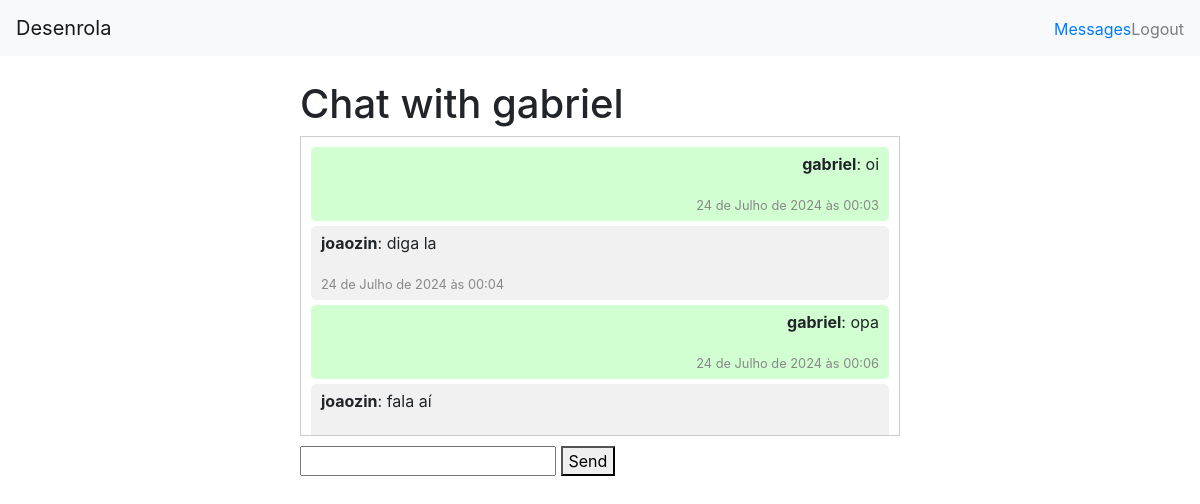
Page /chat/1/ (signed in) on the committed database.
### services/models.py (models this page shows, shortened)
class Chat(models.Model):
    customer = models.ForeignKey(User, related_name='customer_chats', on_delete=models.CASCADE)
    provider = models.ForeignKey(User, related_name='provider_chats', on_delete=models.CASCADE)
    created_at = models.DateTimeField(auto_now_add=True)

class Message(models.Model):
    chat = models.ForeignKey(Chat, related_name='messages', on_delete=models.CASCADE)
    sender = models.ForeignKey(User, on_delete=models.CASCADE)
    content = models.TextField()
    timestamp = models.DateTimeField(auto_now_add=True)

### services/views.py (the view)
# urls.py: path('chat/<int:chat_id>/', views.chat_detail, name='chat_detail'),
@login_required
def chat_detail(request, chat_id):
    chat = get_object_or_404(Chat, id=chat_id)
    if request.user != chat.customer and request.user != chat.provider:
        return redirect('home')
    if request.method == 'POST':
        form = MessageForm(request.POST)
        if form.is_valid():
            message = form.save(commit=False)
            message.chat = chat
            message.sender = request.user
            message.save()
            return redirect('chat_detail', chat_id=chat.id)
    else:
        form = MessageForm()
    messages = chat.messages.all()
    return render(request, 'services/chat_detail.html', {
        'chat': chat,
        'messages': messages,
        'form': form,
    })

### services/forms.py
class MessageForm(forms.ModelForm):
    class Meta:
        model = Message
        fields = ['content']

### services/templates/services/chat_detail.html (shortened to what this page needs)
{% extends 'base.html' %}
{% block content %}
<div class="chat-detail">
    <h1>Chat with
        {% if user == chat.customer %}
            {{ chat.provider.username }}
        {% else %}
            {{ chat.customer.username }}
        {% endif %}
    </h1>
    <div class="messages" id="chat-messages">
        {% for message in messages %}
            <div class="message {% if message.sender == user %}sent{% else %}received{% endif %}">
                <p><strong>{{ message.sender.username }}</strong>: {{ message.content }}</p>
                <span class="timestamp">{{ message.timestamp }}</span>
            </div>
        {% endfor %}
    </div>
    <form id="chat-form">
        <input type="text" id="chat-message-input" required>
        <button type="submit">Send</button>
    </form>
</div>
{% endblock %}

### services/templates/services/chat_detail.html (style rules this page uses)
.chat-detail { max-width: 600px; margin: 0 auto; }
.messages { border: 1px solid #ccc; padding: 10px; height: 300px; overflow-y: scroll; margin-bottom: 10px; }
.message { padding: 5px 10px; margin-bottom: 5px; border-radius: 5px; }
.message.sent { background-color: #d1ffd1; text-align: right; }
.message.received { background-color: #f1f1f1; }
.timestamp { font-size: 0.8em; color: #888; }

### rows in the picture
Chat: provider.username "gabriel"
Message: sender.username "gabriel", content "oi", timestamp "24 de Julho de 2024 às 00:03"
Message: sender.username "joaozin", content "diga la", timestamp "24 de Julho de 2024 às 00:04"
Message: sender.username "gabriel", content "opa", timestamp "24 de Julho de 2024 às 00:06"
Message: sender.username "joaozin", content "fala aí"
